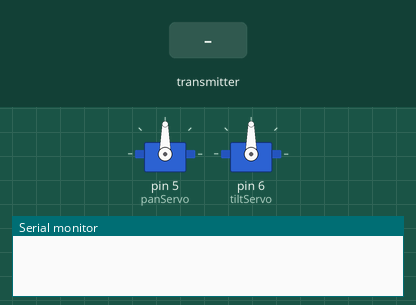
This sketch was run on a simulated Arduino Uno, built with avr-gcc and run on an emulated ATmega328P. Shown: 2 × servo, the last lines printed to the serial monitor. The test bench sets the inputs (shaded band). No radio packets arrive unless stated.

Above: at 1.2 s.
1.3 s: the transmitter starts sending pitch = 25
At 1.9 s:
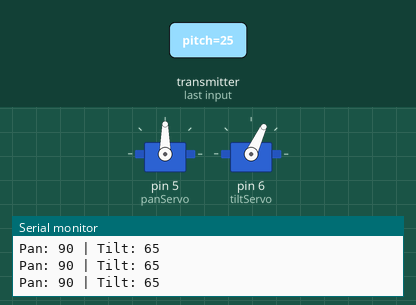
2.8 s: the transmitter starts sending yaw = 25
At 3.8 s:
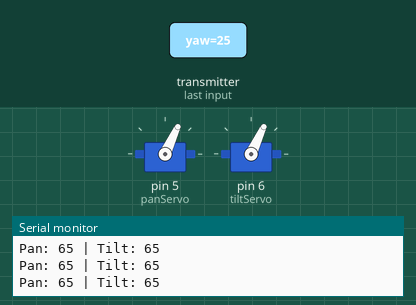
4.3 s: the transmitter starts sending pitch = 0
At 5.2 s:
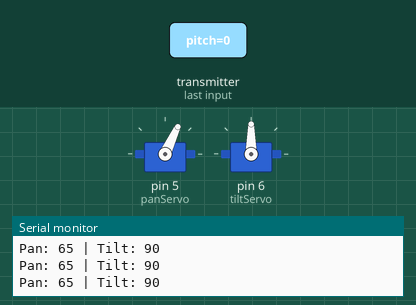
5.8 s: the transmitter starts sending yaw = 50
At 6.6 s:
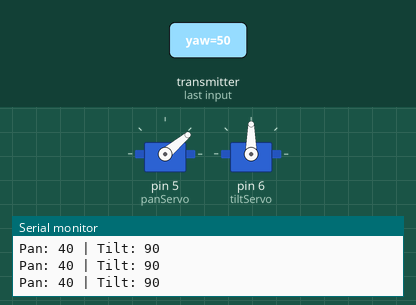
7.3 s: the transmitter starts sending pitch = 50
At 8.5 s:
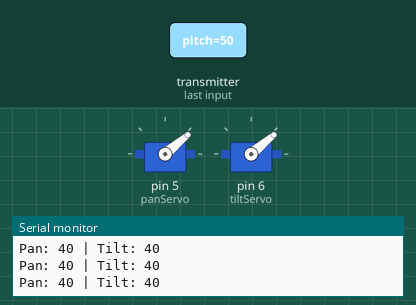
8.8 s: the transmitter starts sending yaw = 0
At 9.9 s:
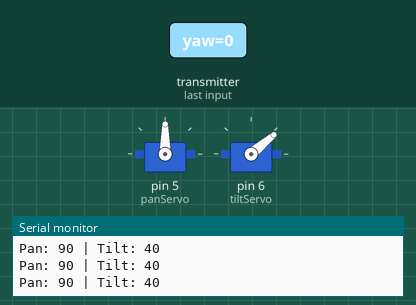
Timing chart, 0 to 11.3 s (numbered marks = the images above; inputs shaded):
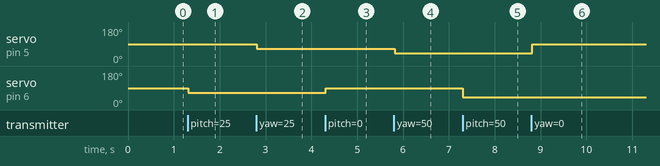

Measured:
- after the input at 1.3 s, servo on pin 6 (tiltServo): 90° → 65° at once
- after the input at 2.8 s, servo on pin 5 (panServo): 90° → 65° at once
- after the input at 4.3 s, servo on pin 6 (tiltServo): 65° → 90° at once
- after the input at 5.8 s, servo on pin 5 (panServo): 65° → 40° at once
- after the input at 7.3 s, servo on pin 6 (tiltServo): 90° → 40° at once
- after the input at 8.8 s, servo on pin 5 (panServo): 40° → 90° at once

The sketch:

Receiver_Code_Pan_Tilt_Headtracker.ino
```cpp
#include <SPI.h>
#include <RF24.h>
#include <Servo.h>

// NRF24L01
RF24 radio(9, 10); // CE, CSN pins for NRF24L01
const byte address[6] = "00001";

// Servos
Servo panServo;
Servo tiltServo;

// Data received
struct Data_Packet {
  float pitch;
  float yaw;
};

Data_Packet data;

void setup() {
  Serial.begin(9600);

  // Initialize NRF24L01
  radio.begin();
  radio.openReadingPipe(0, address);
  radio.setPALevel(RF24_PA_MIN);
  radio.startListening();

  // Attach servos
  panServo.attach(5);  // Pin connected to pan servo
  tiltServo.attach(6); // Pin connected to tilt servo
}

void loop() {
  // Check for data
  if (radio.available()) {
    radio.read(&data, sizeof(data));

    // Map and move servos based on pitch and yaw
    int panAngle = map(data.yaw, -90, 90, 180, 0);   // Adjust range as needed
    int tiltAngle = map(data.pitch, -90, 90, 180, 0); // Adjust range as needed

    panServo.write(panAngle);
    tiltServo.write(tiltAngle);

    Serial.print("Pan: ");
    Serial.print(panAngle);
    Serial.print(" | Tilt: ");
    Serial.println(tiltAngle);
  }

  delay(20); // Adjust for smoother movement
}
```
